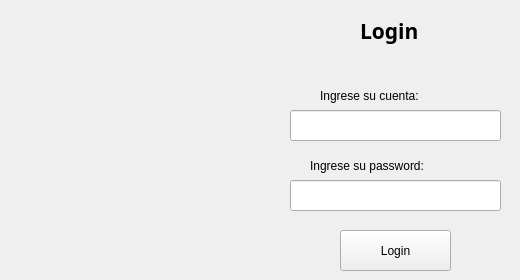
    <widget class="QWidget" name="Login">
     <widget class="QLabel" name="label">
      <property name="geometry">
       <rect>
        <x>360</x>
        <y>0</y>
        <width>131</width>
        <height>61</height>
       </rect>
      </property>
      <property name="font">
       <font>
        <family>Segoe UI Black</family>
        <pointsize>16</pointsize>
        <bold>true</bold>
       </font>
      </property>
      <property name="text">
       <string>Login</string>
      </property>
     </widget>
     <widget class="QLabel" name="label_2">
      <property name="geometry">
       <rect>
        <x>320</x>
        <y>80</y>
        <width>191</width>
        <height>31</height>
       </rect>
      </property>
      <property name="styleSheet">
       <string notr="true">color: rgb(0, 0, 0);
font: 700 11pt &quot;Segoe UI&quot;;</string>
      </property>
      <property name="text">
       <string>Ingrese su cuenta:</string>
      </property>
     </widget>
     <widget class="QLineEdit" name="cuenta">
      <property name="geometry">
       <rect>
        <x>290</x>
        <y>110</y>
        <width>211</width>
        <height>31</height>
       </rect>
      </property>
     </widget>
     <widget class="QLineEdit" name="password">
      <property name="geometry">
       <rect>
        <x>290</x>
        <y>180</y>
        <width>211</width>
        <height>31</height>
       </rect>
      </property>
     </widget>
     <widget class="QLabel" name="label_3">
      <property name="geometry">
       <rect>
        <x>310</x>
        <y>150</y>
        <width>181</width>
        <height>31</height>
       </rect>
      </property>
      <property name="styleSheet">
       <string notr="true">color: rgb(0, 0, 0);
font: 700 11pt &quot;Segoe UI&quot;;</string>
      </property>
      <property name="text">
       <string>Ingrese su password:</string>
      </property>
     </widget>
     <widget class="QPushButton" name="pushButton">
      <property name="geometry">
       <rect>
        <x>340</x>
        <y>230</y>
        <width>111</width>
        <height>41</height>
       </rect>
      </property>
      <property name="styleSheet">
       <string notr="true">
font: 700 11pt &quot;Segoe UI&quot;;</string>
      </property>
      <property name="text">
       <string>Login</string>
      </property>
     </widget>
    </widget>
